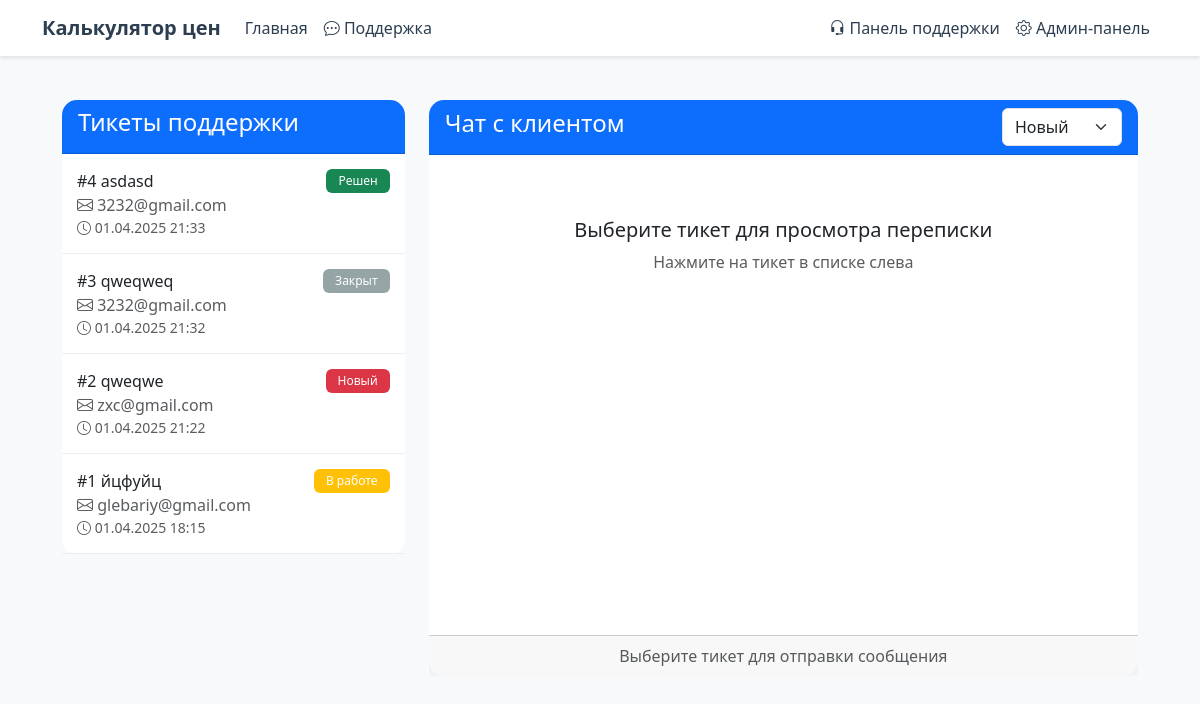
The page /calculator/support/admin/ on the database its author committed.
### calculator/models.py (models this page shows, shortened)
class SupportTicket(models.Model):
    STATUS_CHOICES = [
        ('new', 'Новый'),
        ('in_progress', 'В работе'),
        ('resolved', 'Решен'),
        ('closed', 'Закрыт'),
    ]
    session_id = models.CharField(max_length=100)
    email = models.EmailField()
    subject = models.CharField(max_length=200)
    status = models.CharField(max_length=20, choices=STATUS_CHOICES, default='new')
    created_at = models.DateTimeField(auto_now_add=True)
    updated_at = models.DateTimeField(auto_now=True)
    class Meta:
        verbose_name = 'Тикет'
        verbose_name_plural = 'Тикеты'

### calculator/views.py (the view)
# urls.py: path('support/admin/', views.support_admin, name='support_admin'),
def support_admin(request):
    tickets = SupportTicket.objects.all().order_by('-created_at')
    return render(request, 'calculator/support_admin.html', {'tickets': tickets})

### calculator/templates/calculator/support_admin.html (shortened to what this page needs)
{% extends 'calculator/base.html' %}
{% load static %}
{% block content %}
<div class="support-admin">
    <div class="row">
        <div class="col-md-4">
            <div class="tickets-list card">
                <div class="card-header bg-primary text-white">
                    <h4>Тикеты поддержки</h4>
                </div>
                <div class="card-body tickets-container p-0">
                    {% for ticket in tickets %}
                        <div class="ticket-card" data-ticket-id="{{ ticket.id }}">
                            <div class="ticket-header d-flex justify-content-between align-items-center">
                                <span class="ticket-number">#{{ ticket.id }} {{ ticket.subject }}</span>
                                <span class="badge {% if ticket.status == 'new' %}bg-danger{% elif ticket.status == 'in_progress' %}bg-warning{% elif ticket.status == 'resolved' %}bg-success{% else %}bg-secondary{% endif %}">
                                    {{ ticket.get_status_display }}
                                </span>
                            </div>
                            <div class="ticket-body">
                                <div class="ticket-email text-muted"><i class="bi bi-envelope"></i> {{ ticket.email }}</div>
                                <div class="ticket-date text-muted small"><i class="bi bi-clock"></i> {{ ticket.created_at|date:"d.m.Y H:i" }}</div>
                            </div>
                        </div>
                    {% empty %}
                        <div class="no-tickets p-3 text-center">
                            <p>Нет активных тикетов</p>
                        </div>
                    {% endfor %}
                </div>
            </div>
        </div>
        <div class="col-md-8">
            <div class="chat-panel card" id="chatPanel">
                <div class="card-header bg-primary text-white d-flex justify-content-between align-items-center">
                    <h4 id="chatTitle">Чат с клиентом</h4>
                    <div class="ticket-controls">
                        <select id="ticketStatus" class="form-select">
                            <option value="new">Новый</option>
                        </select>
                    </div>
                </div>
                <div class="card-body p-0">
                    <div class="messages-container" id="messages">
                        <div class="no-ticket-selected text-center p-5">
                            <h5>Выберите тикет для просмотра переписки</h5>
                            <p class="text-muted">Нажмите на тикет в списке слева</p>
                        </div>
                    </div>
                </div>
                <div class="card-footer">
                    <div id="noTicketMessage" class="text-center text-muted">
                        Выберите тикет для отправки сообщения
                    </div>
                </div>
            </div>
        </div>
    </div>
</div>
{% endblock %}

### calculator/templates/calculator/base.html (style rules this page uses)
body { background-color: #f8f9fa; }
.card { border: none; border-radius: 15px; transition: all 0.3s ease; background: white; }
.card-header { border-radius: 15px 15px 0 0 !important; }
.badge { padding: 0.5em 1em; font-weight: 500; }
.badge.bg-secondary { background-color: #95a5a6 !important; }

### calculator/templates/calculator/support_admin.html (style rules this page uses)
.support-admin { padding: 20px; }
.tickets-container { max-height: 70vh; overflow-y: auto; }
.ticket-card { border-bottom: 1px solid #eee; padding: 15px; cursor: pointer; transition: background-color 0.2s; }
.messages-container { height: 60vh; overflow-y: auto; padding: 15px; }
#ticketStatus { width: auto; min-width: 120px; }

### rows shown on the page
SupportTicket: id "4", subject "asdasd", status "Решен", email "3232@gmail.com", created_at "01.04.2025 21:33"
SupportTicket: id "3", subject "qweqweq", status "Закрыт", email "3232@gmail.com", created_at "01.04.2025 21:32"
SupportTicket: id "2", subject "qweqwe", status "Новый", email "zxc@gmail.com", created_at "01.04.2025 21:22"
SupportTicket: id "1", subject "йцфуйц", status "В работе", email "glebariy@gmail.com", created_at "01.04.2025 18:15"
